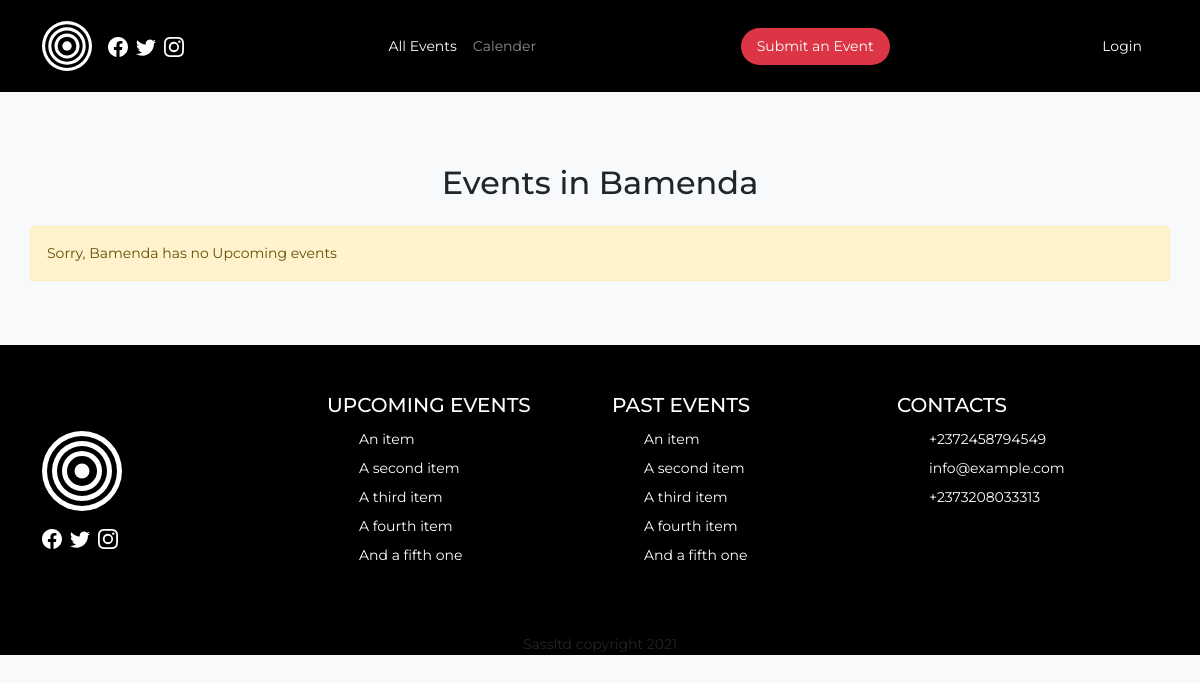
Before: /city/Bamenda with the older database file.
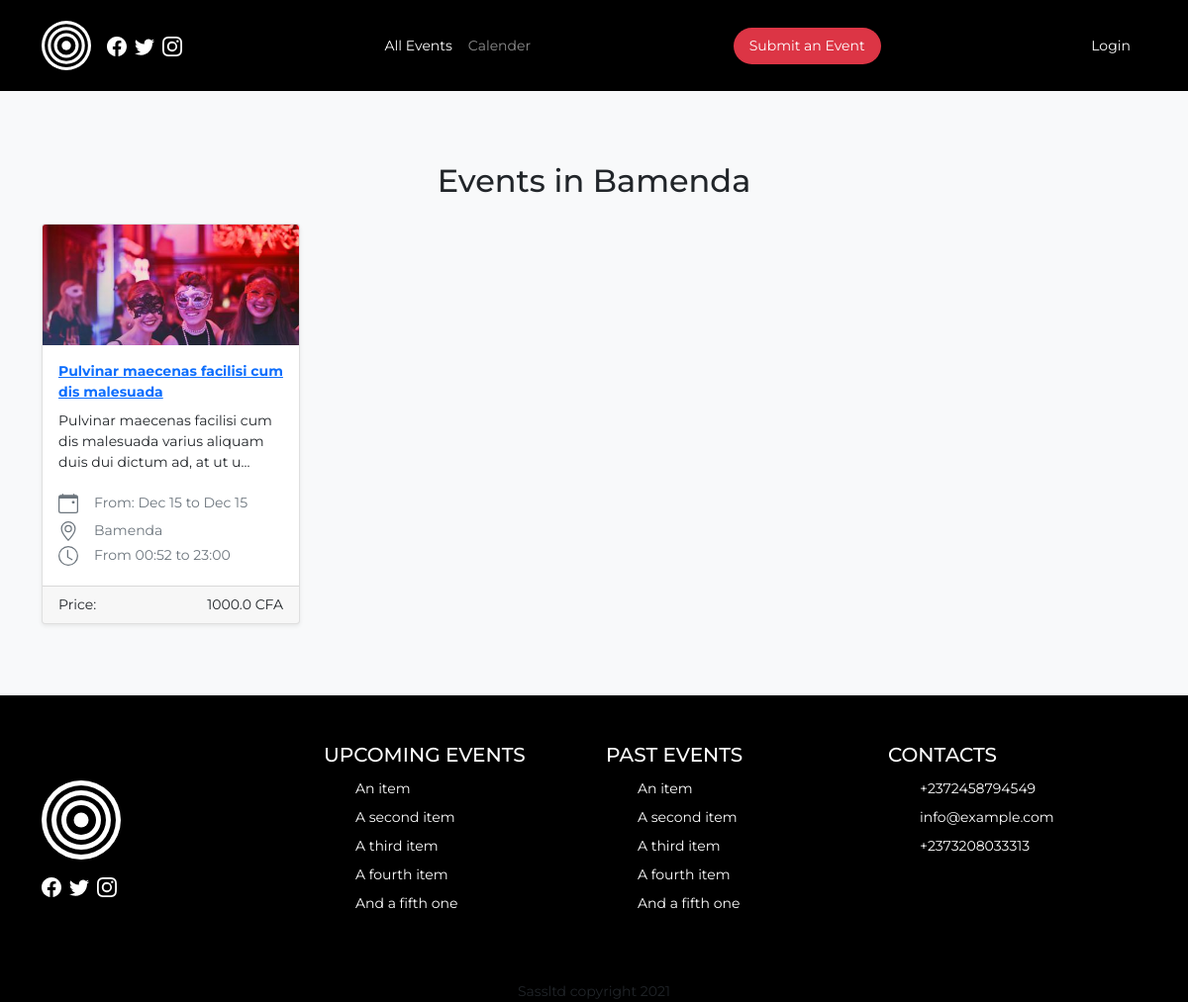
After: the same page with the newer database file.
### mainapp/models.py (models this page shows, shortened)
class Event(db.Model):
    __tablename__ = 'events'
    id = db.Column(db.Integer,primary_key = True)
    title = db.Column(db.String(60), nullable=False)
    description = db.Column(db.String, nullable=False)
    feature_image = db.Column(db.String, nullable=True, default='event.png')
    start = db.Column(db.DateTime, nullable=False, default=datetime.utcnow, index=True)
    end = db.Column(db.DateTime, nullable=False, default=datetime.utcnow,index=True)
    total_tickets =db.Column(db.Integer,nullable=False , default=1)
    ticket_price = db.Column(db.Float, nullable=False, default=0.01)
    start_time = db.Column(db.DateTime)
    end_time = db.Column(db.DateTime)
    location = db.Column(db.String(60), nullable=False)
    created_date = db.Column(db.DateTime,default=datetime.utcnow, index=True)
    user_id = db.Column(db.Integer, db.ForeignKey('users.id'), nullable=False)

### mainapp/events/routes.py (the view)
@events.route('/city/<string:name>')
def city_loc(name):
  locate = request.args.get('filter', default = name, type = str)
  print(locate)
  now = datetime.datetime.now()
  events = Event.query.filter(Event.start > now).filter_by(location=name).order_by(Event.start.asc()).all()
  return render_template('city_view.html', title='Events in',events=events,locate=locate )

### mainapp/events/templates/city_view.html (shortened to what this page needs)
{% extends 'shared/_base.html' %}
{%block content%}
<div class="container">
  <div class="my-4 py-4">
    <h2 class="text-center my-4">Events in {{locate}}</h2>
  <div class="row">
    {%if events|length == 0%}
    <div class="alert alert-warning" role="alert">
      Sorry, {{locate}} has no Upcoming events
    </div>
    {% else %}
    {%for event in events%}
    <div class="col-sm-3">
      <div class="card mb-4 shadow-sm">
        <img src="{{url_for('static',filename='images/event_images/thumbnail/' + event.feature_image)}}" class="card-img-top" alt="...">
        <div class="card-body">
          <div class=" fw-bold pb-2"><a href="{{url_for('events.event', event_id=event.id)}}">{{event.title}}</a></div>
            <p class="card-text">{{event.description | truncate(90, True)}}</p>
            <div class="d-flex flex-row text-muted lh-lg">
              <span class="me-3 mb-1">
              </span>
              <span> From: {{event.start.strftime('%b %d')}} to  {{event.end.strftime('%b %d')}} </span>
            </div>
            <div class="d-flex flex-row text-muted">
              <span class="me-3 mb-1">
                </span>
              <span>{{event.location}}</span>
            </div>
            <div class="d-flex flex-row text-muted">
              <span class="me-3 mb-1">
                  <svg xmlns="http://www.w3.org/2000/svg" width="20" height="20" fill="currentColor" class="bi bi-clock" viewBox="0 0 16 16">
                    <path d="M8 3.5a.5.5 0 0 0-1 0V9a.5.5 0 0 0 .252.434l3.5 2a.5.5 0 0 0 .496-.868L8 8.71V3.5z"/>
                    <path d="M8 16A8 8 0 1 0 8 0a8 8 0 0 0 0 16zm7-8A7 7 0 1 1 1 8a7 7 0 0 1 14 0z"/>
                  </svg>
                </span>
                <span>  From {{event.start_time.strftime('%H:%M')}} to {{event.end_time.strftime('%H:%M')}}</span>
            </div>
        </div>
        <div class="card-footer d-flex justify-content-between">
          <div class="">Price:</div>
          <div class="">{{event.ticket_price}} CFA</div>
        </div>
      </div>
    </div>
  {%endfor%}
    {%endif%}
  </div>
</div>
</div>
{% endblock %}

Changed rows visible on the page:
added Event: location "Bamenda", feature_image (picture), title "Pulvinar maecenas facilisi cum dis malesuada", description "Pulvinar maecenas facilisi cum dis malesuada varius aliquam duis dui dictum ad, at ut u...", start "Dec 15", end "Dec 15", start_time "00:52", end_time "23:00", ticket_price "1000.0"
Other visible differences:
{{ locate }}: "Bamenda" → (not shown)
text no longer shown: "Sorry, has no Upcoming events"
